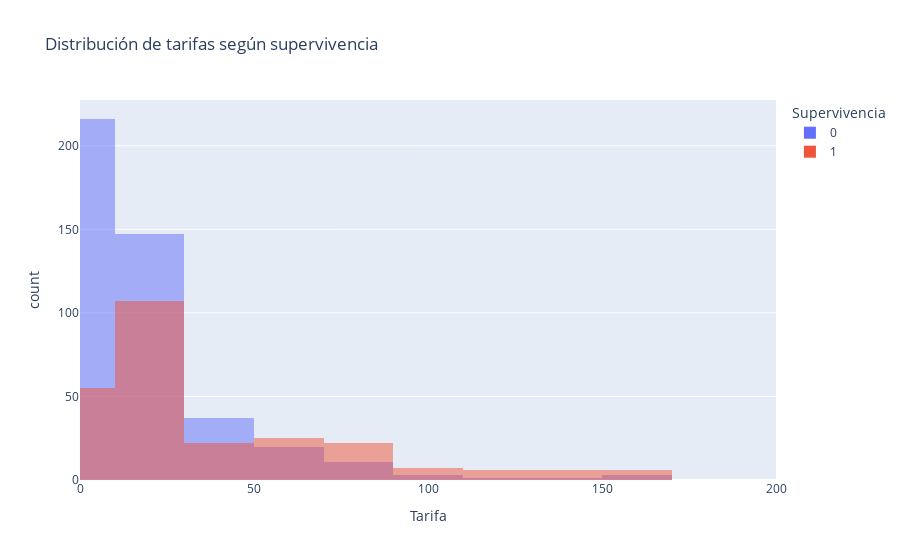

This figure's notebook cell:
### Markdown cell above
#### Exploración de la tarifa

### Code cell
# Visualización simple de la distribución de tarifas según supervivencia
import plotly.express as px

df = final_train.copy()
df['survived'] = y_train

fig = px.histogram(
    df,
    x='fare',
    color='survived',
    nbins=30,
    barmode='overlay',
    labels={'survived': 'Supervivencia', 'fare': 'Tarifa'},
    title='Distribución de tarifas según supervivencia',
    range_x=[0, 200]  # Limitar el rango para mejor visualización
)

fig.show()

### Figure 1 — Plotly figure (JSON) as saved in the notebook; plotly's stock layout.template omitted (floating-point values rounded to 4 significant figures; data arrays with more than 128 entries replaced by an {"elided": "..."} marker saying what was removed)
{"data": [{"bingroup": "x", "hovertemplate": "Supervivencia=0<br>Tarifa=%{x}<br>count=%{y}<extra></extra>", "legendgroup": "0", "marker": {"color": "#636efa", "opacity": 0.5, "pattern": {"shape": ""}}, "name": "0", "nbinsx": 30, "orientation": "v", "showlegend": true, "type": "histogram", "x": {"elided": "444 float values"}, "xaxis": "x", "yaxis": "y"}, {"bingroup": "x", "hovertemplate": "Supervivencia=1<br>Tarifa=%{x}<br>count=%{y}<extra></extra>", "legendgroup": "1", "marker": {"color": "#EF553B", "opacity": 0.5, "pattern": {"shape": ""}}, "name": "1", "nbinsx": 30, "orientation": "v", "showlegend": true, "type": "histogram", "x": {"elided": "268 float values"}, "xaxis": "x", "yaxis": "y"}], "layout": {"barmode": "overlay", "legend": {"title": {"text": "Supervivencia"}, "tracegroupgap": 0}, "title": {"text": "Distribución de tarifas según supervivencia"}, "xaxis": {"anchor": "y", "domain": [0, 1], "range": [0, 200], "title": {"text": "Tarifa"}}, "yaxis": {"anchor": "x", "domain": [0, 1], "title": {"text": "count"}}}}
